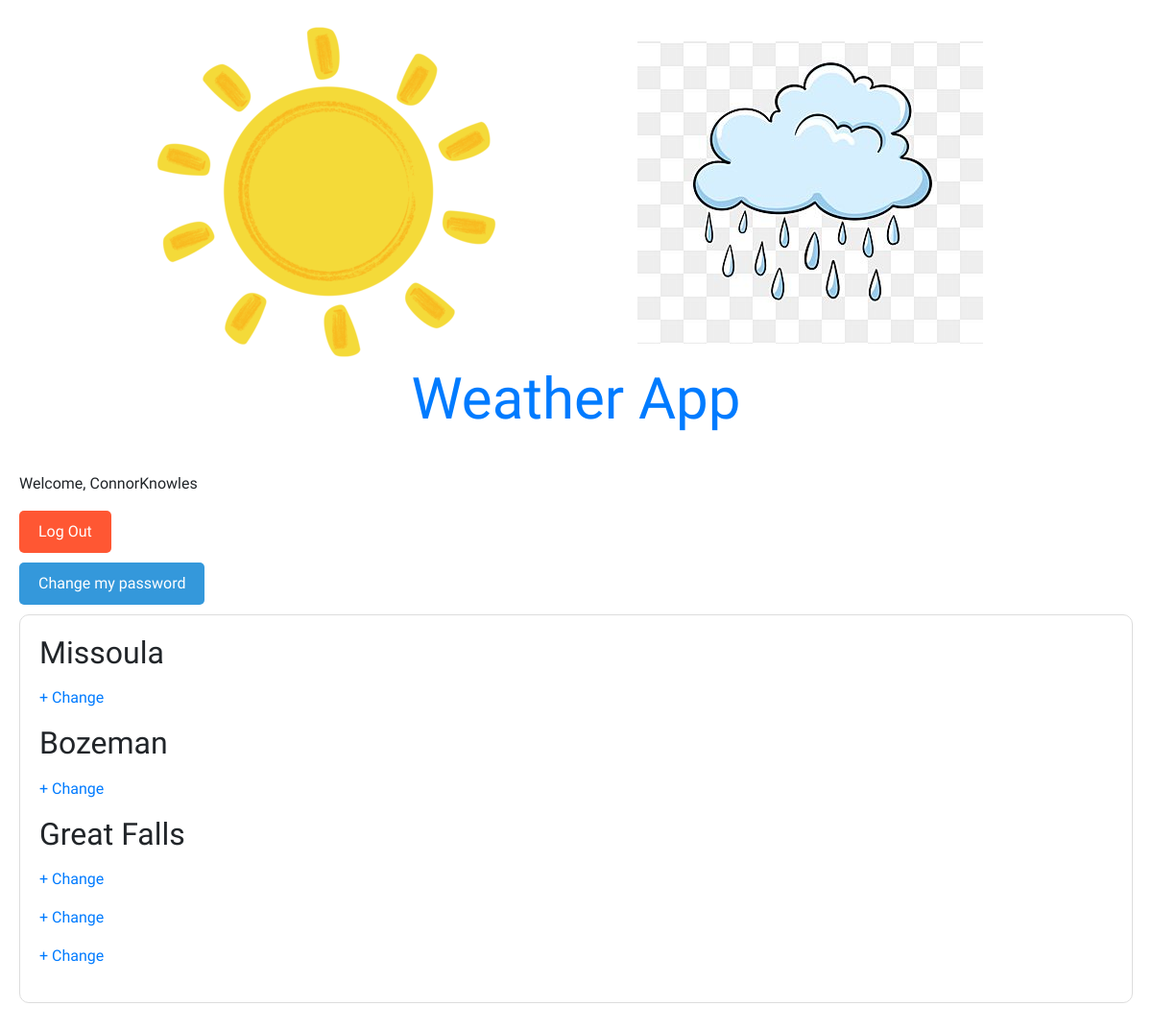
Page /weather/ (signed in) on the committed database.
### accounts/models.py (models this page shows)
class CustomUser(AbstractUser):
    age = models.PositiveIntegerField(null=True, blank=True)
    city = models.CharField(max_length=100, blank=True, default="")
    city2 = models.CharField(max_length=100, blank=True, default="")
    city3 = models.CharField(max_length=100, blank=True, default="")
    city4 = models.CharField(max_length=100, blank=True, default="")
    city5 = models.CharField(max_length=100, blank=True, default="")

### weather/views.py (the view)
# urls.py: 2. Add a URL to urlpatterns:  path('', views.home, name='home')
def home(request):
    return render(
        request,
        "home.html",
    )

### templates/home.html (shortened to what this page needs)
<!DOCTYPE html>
<html lang="en">
<head>
    <link rel="stylesheet" href="https://stackpath.bootstrapcdn.com/bootstrap/4.5.2/css/bootstrap.min.css">
</head>
<body>
    <img src="../zPhotos/sun.png" alt="sun image">
    <img src="../zPhotos/raincloud.jpg" alt="cloud image">
    <h1>Weather App</h1>
    {% block content %}
    {% if user.is_authenticated %}
    <p>Welcome, {{ user.username }}</p>
    <a href="{% url 'logout' %}" class="btn btn-logout">Log Out</a>
    <a href="{% url 'password_change' %}" class="btn btn-change-password">Change my password</a>
    <div class="weather-container">
        <div class="weather-info">
            <h2>{{ user.city }}</h2>
            <p><a href="{% url 'update_city' %}">+ Change</a></p>
            <h2>{{ user.city2 }}</h2>
            <p><a href="{% url 'update_city2' %}">+ Change</a></p>
            <h2>{{ user.city3 }}</h2>
            <p><a href="{% url 'update_city3' %}">+ Change</a></p>
            <p><a href="{% url 'update_city4' %}">+ Change</a></p>
            <p><a href="{% url 'update_city5' %}">+ Change</a></p>
        </div>
    </div>
    {% else %}
    <p>You are not logged in</p>
    <a href="{% url 'login' %}">Log In</a> |
    <a href="{% url 'signup' %}">Sign Up</a>
    {% endif %}
    {% endblock content %}
</body>
</html>

### templates/home.html (style rules this page uses)
.btn { display: inline-block; padding: 10px 20px; text-align: left; text-decoration: none; cursor: pointer; border: none; border-radius: 5px; font-size: 16px; transition: background-color 0.3s; }
.btn-logout { background-color: #FF5733; color: #fff; }
.btn-change-password { background-color: #3498db; color: #fff; margin: 10px auto; }
body { padding: 20px; font-family: 'Shippori Antique', sans-serif; }
h1 { font-family: 'Oleo Script', cursive; text-align: center; margin-bottom: 40px; color: #007bff; font-size: 60px; }
.weather-container { display: flex; align-items: center; margin-bottom: 20px; border: 1px solid #ddd; padding: 20px; border-radius: 10px; }
.weather-info { text-align: left; }

### rows in the picture
CustomUser: username "ConnorKnowles", city "Missoula", city2 "Bozeman", city3 "Great Falls"
